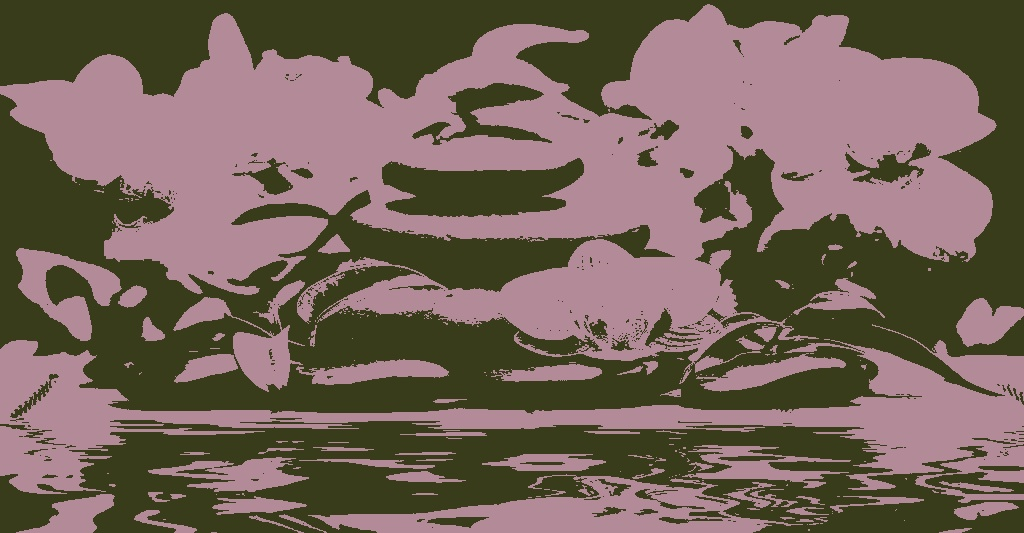
#> input picture Segmentation/fleur.jpg, 1024 x 533 px
$ jupyter execute TP2_Clustering_Ibtihel_Dardouri_3DNI2.ipynb   (shell and % lines are left out)
#> lines starting #> are read from the running program, lines starting #| are printed output that depends on the picture; after the words box and inside, x2 and y2 are one past the last pixel; in counts of white or black regions, pixels touching at a corner belong together
<h2 style ="color : #BF536F ; font-size: 50px; font-weight:900;  text-align: center;text-decoration: underline;"> Partie I (Théorique) </h2>

<h2 style ="color : #3396FF ; font-size: 25px; font-weight:700"> C'est quoi le Segmentation? </h2>

La segmentation d'image est le processus de partitionnement d'une image en plusieurs segments. Le but de la segmentation d'une image est de changer la représentation d'une image en quelque chose de plus significatif et plus facile à analyser. Il est généralement utilisé pour localiser des objets et créer des limites.

Ce n'est pas une bonne idée de traiter une image entière car de nombreuses parties d'une image peuvent ne pas contenir d'informations utiles. Par conséquent, en segmentant l'image, nous pouvons utiliser uniquement les segments importants pour le traitement.

Une image est essentiellement un ensemble de pixels donnés. Dans la segmentation d'image, les pixels qui ont des attributs similaires sont regroupés. La segmentation d'image crée un masque par pixel pour les objets dans une image, ce qui nous donne une compréhension plus complète et granulaire de l'objet.

<h2 style ="color : #3396FF ; font-size: 25px; font-weight:700"> Pourquoi segmenter une image ? </h2>

L'intérêt principal des méthodes de segmentation selon l'approche frontières est de minimiser le nombre d'opérations nécessaires en cas d'itération du processus sur des séries d'images peu différentes les unes des autres (cas des images vidéo notamment).

<h2 style ="color : #3396FF ; font-size: 25px; font-weight:700"> Comment segmenter une image ? </h2>

Dans le cas d'images couleurs, chaque pixel est défini par un triplet (R, G, B) de valeurs, et on ne peut plus se baser sur un seuil simple. Une première possibilité pour segmenter une image couleur est de la convertir en niveaux de gris, et de travailler sur l'image d'intensité.

<h2 style ="color : #3396FF ; font-size: 25px; font-weight:700"> Comment Calculer le seuil d'une image ? </h2>

Ainsi, si un pixel a une valeur supérieure ou égale au seuil (par exemple 150), il prendra la valeur 255 (blanc), et si sa valeur est inférieure (par exemple 100), il prendra la valeur 0 (noir).

<h2 style ="color : #BF536F ; font-size: 50px; font-weight:900;  text-align: center;text-decoration: underline;"> Partie II (Pratique) </h2>

<h2 style ="color : #F78B0B ; font-size: 25px; font-weight:700"> Segmentation avec KMeans </h2>

__K Means est un algorithme de clustering. Les algorithmes de clustering sont des algorithmes non supervisés, ce qui signifie qu'aucune donnée étiquetée n'est disponible. Il est utilisé pour identifier différentes classes ou groupes dans les données données en fonction de la similitude des données.__

[cell 1]
import numpy as np
import cv2
from sklearn.cluster import KMeans
from sklearn.cluster import MiniBatchKMeans
import skimage.io
import matplotlib.pyplot as plt

image = cv2.imread('fleur.jpg')
#> image is the input picture: shape (533, 1024, 3); mean B, G, R 89, 98.8, 117.2
(h1, w1) = image.shape[:2]
#> h1 = 533; w1 = 1024

image = cv2.cvtColor(image, cv2.COLOR_BGR2LAB)
#> image: shape (533, 1024, 3); mean of channels 0, 1, 2 109.2, 133, 137.2

image = image.reshape((image.shape[0] * image.shape[1], 3))

clt = KMeans(n_clusters = 2)

labels = clt.fit_predict(image)
quant = clt.cluster_centers_.astype("uint8")[labels]

#reshape the feature vectors to images
quant = quant.reshape((h1, w1, 3))
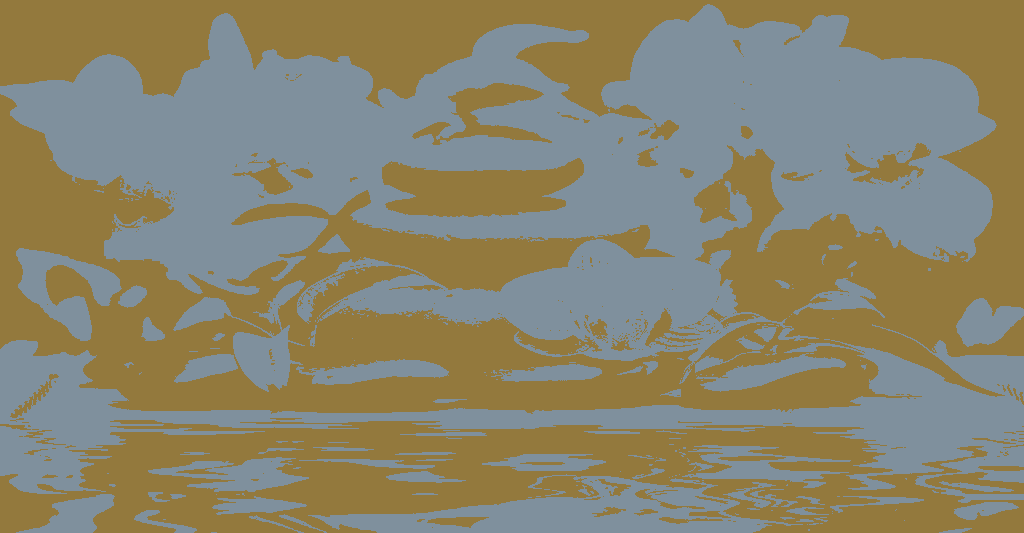
#> quant: shape (533, 1024, 3); mean of channels 0, 1, 2 108.7, 132.4, 137.1; drawn as B, G, R
image = image.reshape((h1, w1, 3))

# convert from L*a*b* to RGB
quant = cv2.cvtColor(quant, cv2.COLOR_LAB2BGR)
image = cv2.cvtColor(image, cv2.COLOR_LAB2BGR)

cv2.imwrite('fleur.jpg', quant)
plt.imshow(image)

cv2.imread('fleur.jpg')
cv2.waitKey(0)
cv2.destroyAllWindows()

<h2 style ="color : #F78B0B ; font-size: 25px; font-weight:700"> Ajouter du Bruit sur l'image </h2>

[cell 2]
import skimage.io
import matplotlib.pyplot as plt
from ipywidgets import interactive

img_path='fleur.jpg'
img = skimage.io.imread(img_path)/255.0
def plotnoise(img, mode,r,c,i):
    plt.subplot(r,c,i)
    if mode is not None:
        gimg = skimage.util.random_noise(img, mode=mode)
        plt.imshow(gimg)
    else:
        plt.imshow(img)
    plt.title(mode)
    plt.axis("off")
plt.show()
plt.figure(figsize=(18,24))
r=4
c=2
plotnoise(img, "gaussian", r,c,1)
plotnoise(img, "localvar", r,c,2)
plotnoise(img, "poisson", r,c,3)
plotnoise(img, "salt", r,c,4)
plotnoise(img, "pepper", r,c,5)
plotnoise(img, "s&p", r,c,6)
plotnoise(img, "speckle", r,c,7)
plotnoise(img, None, r,c,8)

<h2 style ="color : #F78B0B ; font-size: 25px; font-weight:700"> Créer un masque sur une image </h2>

[cell 3]
import numpy as np
import matplotlib.pyplot as plt
image = cv2.imread('fleur.jpg')
img_path='fleur.jpg'
type(image) #Image est un array numpy
mask = image < 87
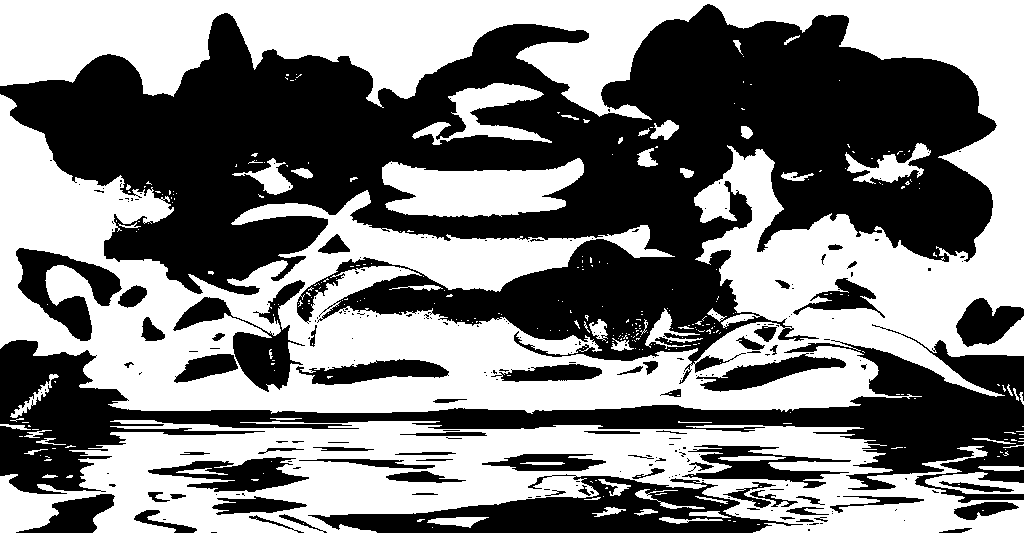
#> mask: shape (533, 1024, 3) bool; 50.3% white; 247 black regions (178 under 20 px), largest, box (x1, y1, x2, y2) and area: (0, 4, 997, 384) 177414, (0, 324, 1024, 503) 44318, (308, 474, 803, 533) 12624
image[mask]=255
plt.imshow(image, cmap='gray')

<h2 style ="color : #F78B0B ; font-size: 25px; font-weight:700"> Exemple d'utilsation de skimage </h2>

[cell 4]
import matplotlib.pyplot as plt
from skimage import filters
image = cv2.imread('fleur.jpg')
image = cv2.cvtColor(image, cv2.COLOR_BGR2GRAY)
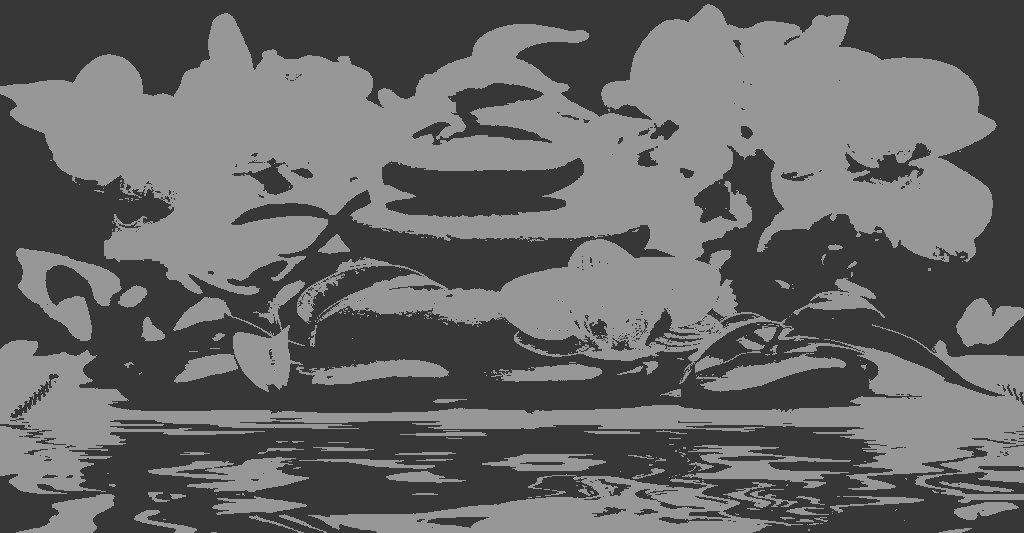
#> image: shape (533, 1024); min 47, max 160, mean 102.7
plt.imshow(image)
edges = filters.sobel(image)
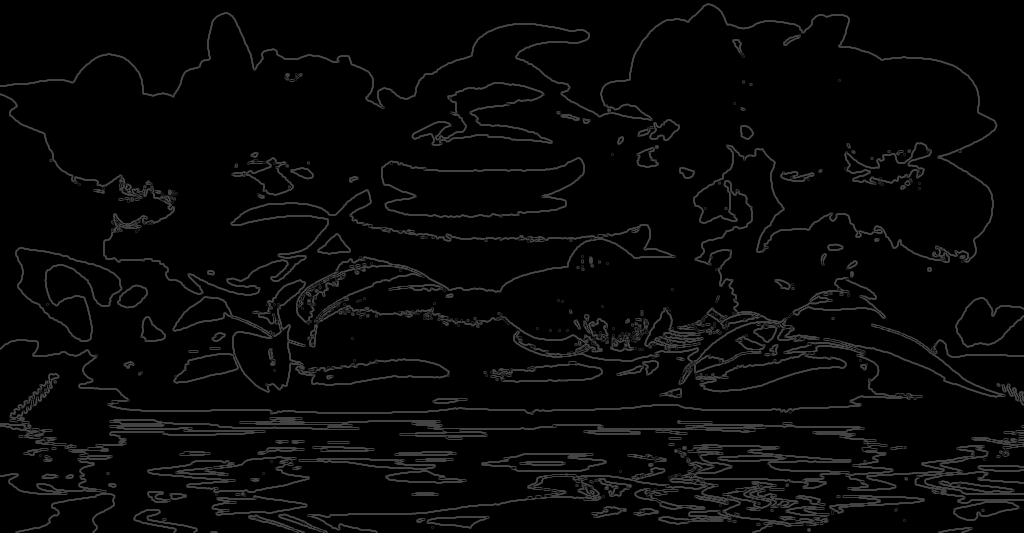
#> edges: shape (533, 1024) float64; min 0, max 0.31, mean 0.0287
plt.imshow(edges)

<h2 style ="color : #F78B0B ; font-size: 25px; font-weight:700"> Utilisation de la méthode "Interact" </h2>

__Le seuillage d'image est une technique simple de binarisation d'image, elle consiste à transformer une image en niveau de gris en une image dont les valeurs de pixels ne peuvent avoir que la valeur 1 ou 0. On parle alors d'une image binaire ou image en noir et blanc.__

[cell 5]
from ipywidgets import interact, interactive, fixed, interact_manual
from ipywidgets import interactive
import ipywidgets as widgets
import skimage.io
import matplotlib.pyplot as plt
import cv2
import numpy

img_path='fleur.jpg'
img = skimage.io.imread(img_path)/255.0
def f(mode):
    if mode is not None:
        gimg = skimage.util.random_noise(img, mode=mode)
        plt.imshow(gimg)
    else:
        plt.imshow(img)
    plt.title(mode)
interact(f,mode=['gaussian','salt','pepper','s&p','speckle','localvar','poisson',None]);
#> the sliders are set to mode = gaussian
#> in f, `gimg = skimage.util.random_noise(img, mode=mode)`:
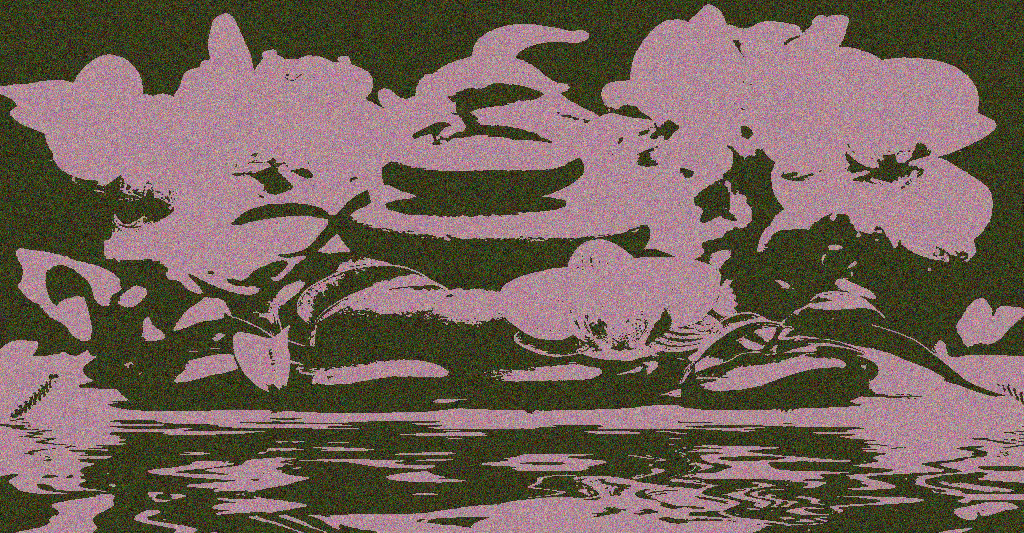
#> gimg: shape (533, 1024, 3) float64; mean R, G, B 0.454, 0.386, 0.353

<h2 style ="color : #F78B0B ; font-size: 25px; font-weight:700"> Segmentation en utilisant Thresholding </h2>

__Le seuillage d'image est une technique simple de binarisation d'image, elle consiste à transformer une image en niveau de gris en une image dont les valeurs de pixels ne peuvent avoir que la valeur 1 ou 0. On parle alors d'une image binaire ou image en noir et blanc.__

[cell 6]
import numpy as np
import matplotlib.pyplot as plt
from skimage.filters import threshold_otsu
import cv2
path ='fleur.jpg'
img = cv2.imread(path)
img_rgb=cv2.cvtColor(img,cv2.COLOR_BGR2RGB)
img_gray=cv2.cvtColor(img_rgb,cv2.COLOR_RGB2GRAY)
def filter_image(image, mask):
    r = image[:,:,0] * mask
    g = image[:,:,1] * mask
    b = image[:,:,2] * mask
    return np.dstack([r,g,b])

thresh = threshold_otsu(img_gray)
#> thresh = 63
img_otsu  = img_gray < thresh
#> img_otsu: shape (533, 1024) bool; 50.3% white; 252 black regions (183 under 20 px), largest, box (x1, y1, x2, y2) and area: (0, 4, 997, 384) 177418, (0, 324, 1024, 503) 44320, (308, 474, 803, 533) 12624
filtered = filter_image(img, img_otsu)
#> in filter_image, `r = image[:,:,0] * mask`:
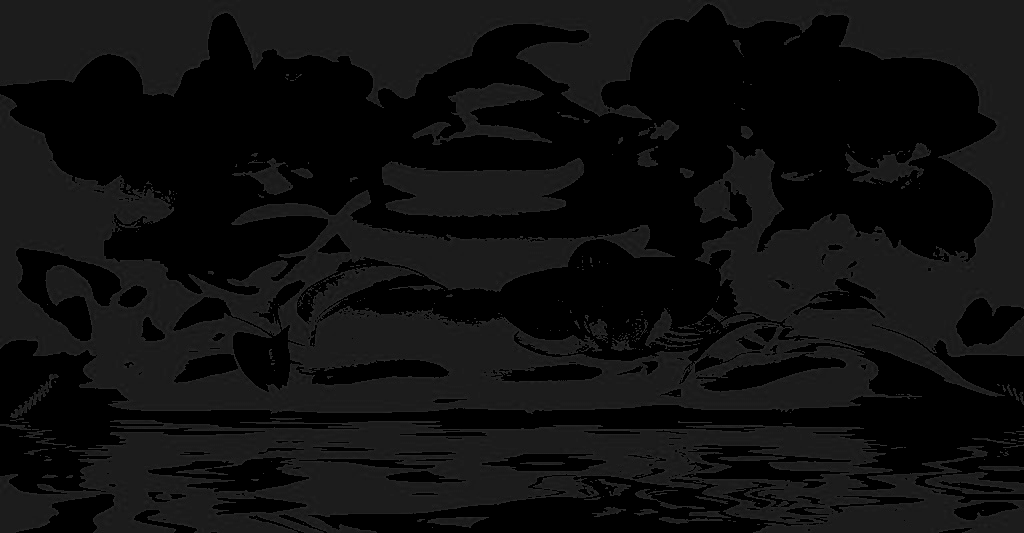
#> r: shape (533, 1024); min 0, max 62, mean 14.8
#> in filter_image, `g = image[:,:,1] * mask`:
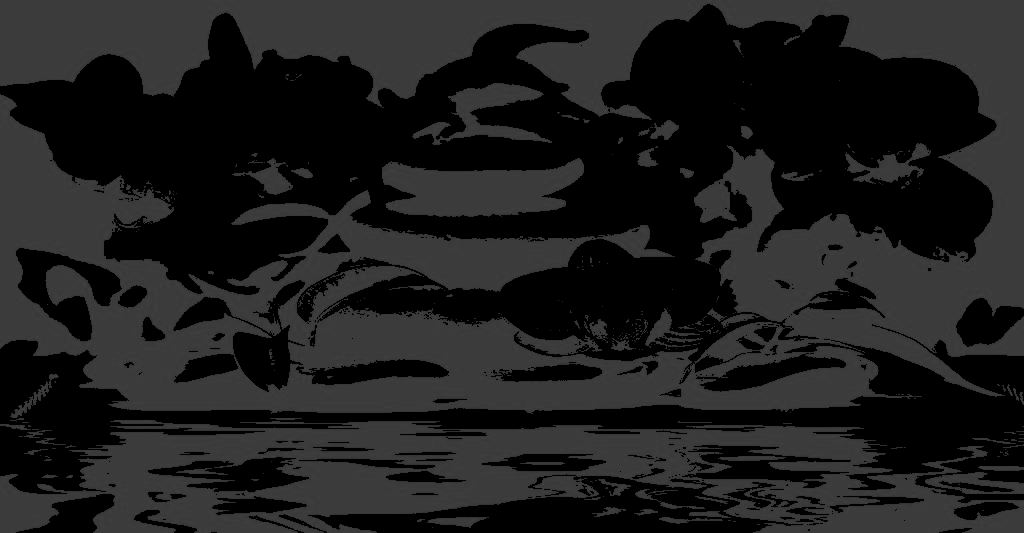
#> g: shape (533, 1024); min 0, max 69, mean 29.4
#> in filter_image, `return np.dstack([r,g,b])`:
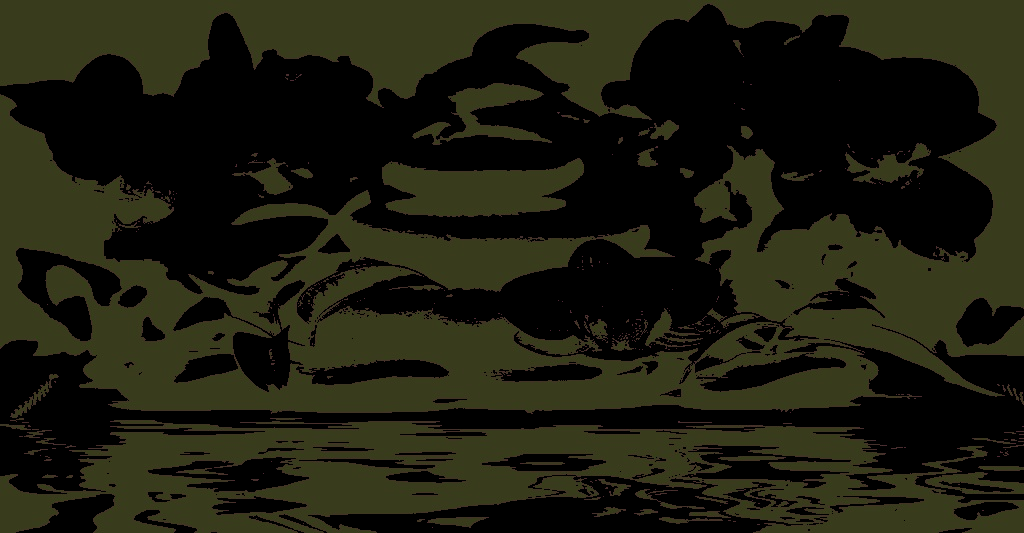
#> returned value: shape (533, 1024, 3); mean of channels 0, 1, 2 14.8, 29.4, 28.8; drawn as B, G, R
plt.imshow(filtered)
